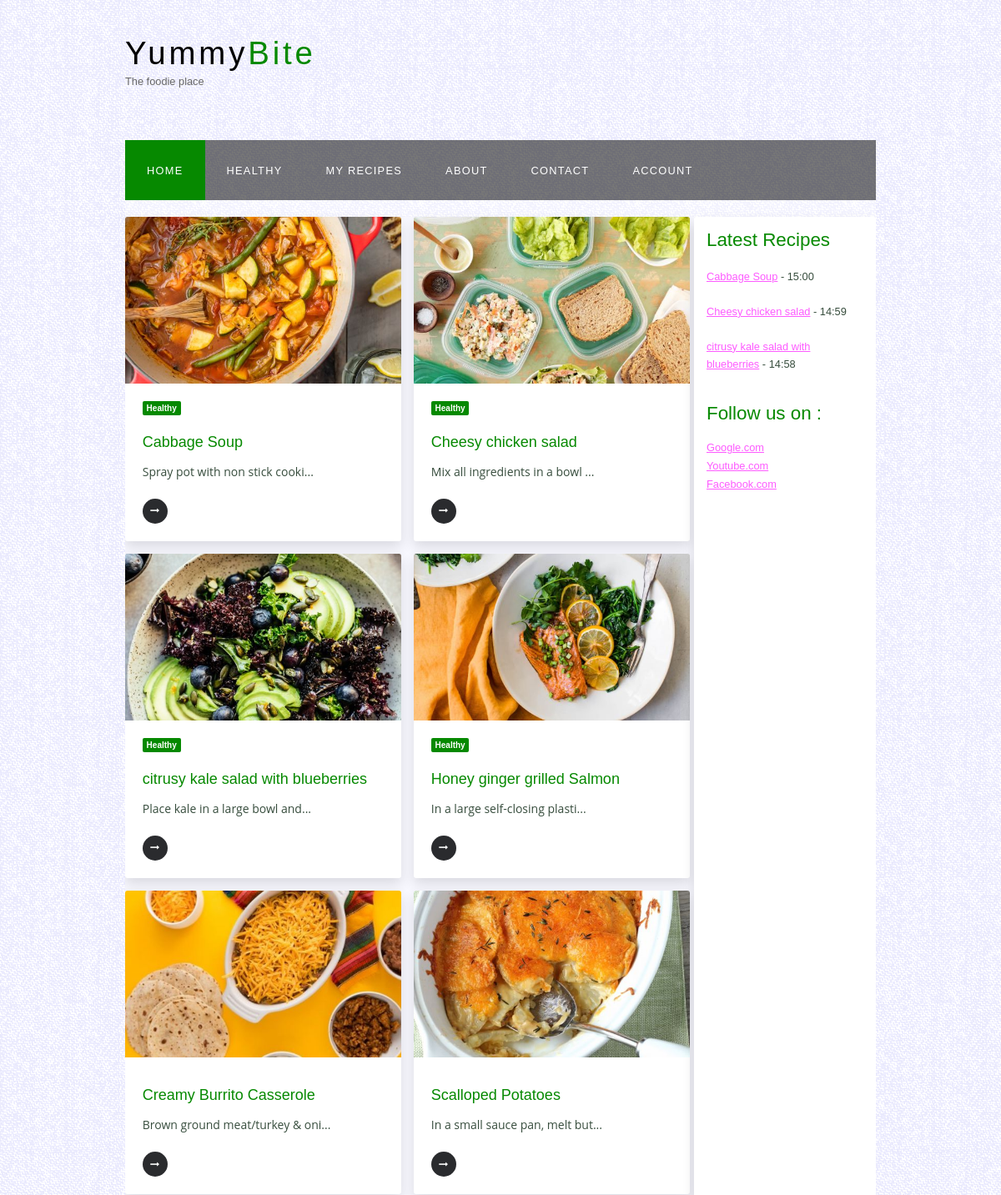
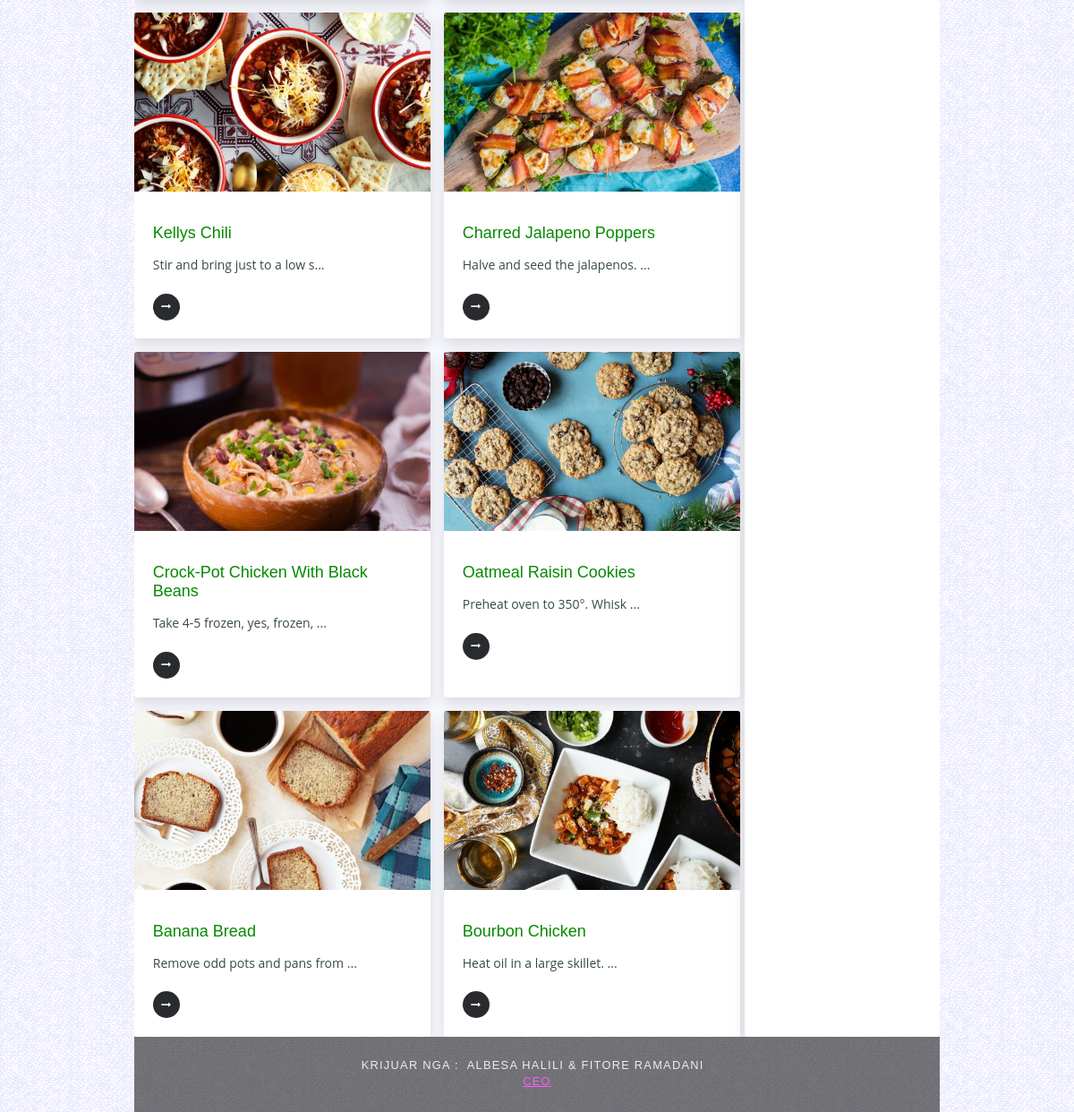
The page / on the database its author committed (2 pictures, top to bottom).
### tables this page shows
CREATE TABLE `recipe` (
  `id` int(11) NOT NULL,
  `name` varchar(60) NOT NULL,
  `ingredients` varchar(255) NOT NULL,
  `directions` varchar(255) NOT NULL,
  `readyIn` int(11) NOT NULL,
  `addedBy` varchar(60) NOT NULL,
  `image` longtext NOT NULL,
  `isHealthy` tinyint(1) NOT NULL,
  `created_at` datetime DEFAULT current_timestamp()
);

### index.php (the view, shortened to what this page needs)
<!DOCTYPE HTML>
<html>
<head>
  <link rel="stylesheet" type="text/css" href="style/style.css" title="style" />
  <link rel="stylesheet" href="https://cdnjs.cloudflare.com/ajax/libs/font-awesome/4.7.0/css/font-awesome.min.css">
</head>
<body>
  <div id="main">
    <div id="header">
      <div id="logo">
        <div id="logo_text">
          <h1><a href="index.php"><span class="logo_colour"><font color="#000000">Yummy</font>Bite</span></a></h1>
          <h2>The foodie place</h2>
        </div>
      </div>
	<?php
	include 'nav.php';
	?>
    </div>
    <div id="site_content">
<div id="content">
<div class="main_content" style="display:flex; flex-direction: row;">
    <div class="Grid">
<?php
    $imageSource = "images/";
    include 'includes/db.php';
    $sql = "SELECT * FROM recipe ORDER BY created_at DESC";
    $result = $link->query($sql);
    if ($result->num_rows > 0) {
      while($row = $result->fetch_assoc()) {
        $directions = strlen($row['directions']) > 30 ? substr($row['directions'],0,30)."..." : $row['directions'];
        $fullImageSource = $imageSource . $row['image'];
      ?>
      <div class="blog_post">
        <figure><img src="<?php echo $fullImageSource;?>"></figure>
        <aside><?php echo ($row['isHealthy'] == 1) ? '<small>Healthy</small>' : ''; ?>
          <h3><?php echo $row['name'];?></h3>
          <p><?php echo $directions;?></p><a class="read_more" href="recipe.php?id=<?php echo $row['id'];?>"><i class="fa fa-long-arrow-right"></i></a>
        </aside>
      </div>
      <?php
      }
      } else {
      echo "0 results";
    }
    ?>
        </div>
	      <div class="sidebar">
        <h3>Latest Recipes </h3>
        <?php
          include 'includes/db.php';
          $sql = "SELECT * FROM recipe ORDER BY created_at DESC LIMIT 3";
          $result = $link->query($sql);
          if ($result->num_rows > 0) {
            while($row = $result->fetch_assoc()) {
      ?>
        <p style="text-align:left;"><a href="recipe.php?id=<?php echo $row['id'];?>"><?php echo $row['name'];?></a> - <?php
          echo $time = date("H:i",strtotime($row['created_at']));
        ?></p>
    <?php
      }
      } else {
      echo "0 results";
    }
    ?>
        <h3>Follow us on :</h3>
        <ul>
          <li><a href="http://www.google.com">Google.com</a></li>
          <li><a href="http://www.youtube.com">Youtube.com</a></li>
          <li><a href="http://www.facebook.com">Facebook.com</a></li>
          <li>&nbsp;</li>
        </ul>
      </div>
  </div>
        </div>
      </div>
   <div id="footer"> Krijuar nga :&nbsp; Albesa Halili & Fitore Ramadani &nbsp;<p><a href="www.facebook.com">CEO</a></p></div>
  </div>
</body>
</html>

### nav.php (shortened to what this page needs)
<?php
	if(!isset($_SESSION['username'])){
		$ref="login.php";
	}else{
		$ref="account.php";
	}
?>
	  <div id="menubar">
        <ul id="menu">
          <li <?php if (basename($_SERVER['PHP_SELF']) == 'index.php') echo 'class="selected"' ?>><a href="index.php">Home</a></li>
          <li <?php if (basename($_SERVER['PHP_SELF']) == 'healthy.php') echo 'class="selected"' ?>><a href="healthy.php">Healthy</a></li>
          <li <?php if (basename($_SERVER['PHP_SELF']) == 'recipes.php') echo 'class="selected"' ?>><a href="recipes.php">My Recipes</a></li>
		  <li <?php if (basename($_SERVER['PHP_SELF']) == 'about.php') echo 'class="selected"' ?>><a href="about.php">About</a></li>
          <li <?php if (basename($_SERVER['PHP_SELF']) == 'contact.php') echo 'class="selected"' ?>><a href="contact.php">Contact</a></li>
		  <li <?php if (basename($_SERVER['PHP_SELF']) == 'account.php' || basename($_SERVER['PHP_SELF']) == 'login.php' || basename($_SERVER['PHP_SELF']) == 'register.php') echo 'class="selected"' ?>><a href="<?php echo $ref;?>">Account</a></li>
		</ul>
      </div>

### style/style.css (style rules this page uses)
html { height: 100%; }
* { margin: 0; padding: 0; }
body { font: normal .80em 'trebuchet ms', arial, sans-serif; background: #F0EFE2 url(prapavija.png) ; color: #777; }
p { padding: 0 0 20px 0; line-height: 1.7em; }
img { border: 0; }
h1, h2, h3, h4, h5, h6 { font: normal 175% 'century gothic', arial, sans-serif; color: #068900; margin: 0 0 15px 0; padding: 15px 0 5px 0; }
h2 { font: normal 175% 'century gothic', arial, sans-serif; color: #068900; }
a, a:hover { outline: none; text-decoration: underline; color: #FD5BFF; }
#main, #logo, #menubar, #site_content, #footer { margin-left: auto; margin-right: auto; }
#header { height: 240px; }
#logo { width: 900px; position: relative; height: 168px; }
#logo #logo_text { position: absolute; top: 20px; left: 0; }
#logo h1, #logo h2 { font: normal 300% 'century gothic', arial, sans-serif; border-bottom: 0; text-transform: none; margin: 0; }
#logo_text h1, #logo_text h1 a, #logo_text h1 a:hover { padding: 22px 0 0 0; color: #000; letter-spacing: 0.1em; text-decoration: none; }
#logo_text h1 a .logo_colour { color: #068900; }
#logo_text h2 { font-size: 100%; padding: 4px 0 0 0; color: #676767; }
#menubar { width: 900px; height: 72px; padding: 0; background: transparent url(transparent.png) repeat; }
ul#menu li { list-style: none; }
ul#menu li a { letter-spacing: 0.1em; font: normal 100% arial, sans-serif; display: block; float: left; height: 37px; padding: 29px 26px 6px 26px; text-align: center; color: #FFF; text-transform: uppercase; text-decoration: none; background: transparent; }
ul#menu li a:hover, ul#menu li.selected a, ul#menu li.selected a:hover { color: #FFF; background: #068900; }
#site_content { width: 900px; overflow: hidden; margin: 0 auto 0 auto; padding: 20px 0 0 0; background: transparent url(transparent_light.png) repeat; }
.sidebar { float: right; width: 250px; padding: 0 15px 20px 15px; margin-left:5px; background: white; box-shadow: 0px 7px 15px rgb(0 0 0 / 12%); border-radius:3px; }
.sidebar li { list-style: none; padding: 0 0 7px 0; }
#content p { color: #374d3d ; text-align: center ; }
#footer { width: 900px; font: normal 100% 'lucida sans unicode', arial, sans-serif; height: 55px; padding: 24px 0 5px 0; text-align: center; background: transparent url(transparent.png) repeat; color:#edede8; text-transform: uppercase; letter-spacing: 0.1em; }
.main_content { flex: 1; background: ghostwhite; }
.main_content .Grid { width: 100%; display: grid; grid-gap: 15px; grid-template-columns: repeat(auto-fill, minmax(250px, 1fr)); grid-auto-rows: auto; }
.main_content .Grid .blog_post { background: white; box-shadow: 0px 7px 15px rgba(0, 0, 0, 0.12); display: flex; flex-direction: column; border-radius: 3px; }
.main_content .Grid .blog_post figure { width: 100%; height: 200px; margin: 0; border-radius: 3px 3px 0px 0px; }
.main_content .Grid .blog_post figure img { width: 100%; height: 100%; display: block; -o-object-fit: cover; object-fit: cover; border-radius: 3px 3px 0px 0px; }
.main_content .Grid .blog_post aside { display: flex; align-items: flex-start; flex-direction: column; flex: 1; padding: 1.3rem; }
.main_content .Grid .blog_post aside h3 { font-size: 18px; margin: 0; }
.main_content .Grid .blog_post aside small { padding: 0.2rem 0.3rem; background: #068900; color: white; font-size: 10px; font-weight: bold; border-radius: 2px; margin-bottom: 7px; }
.main_content .Grid .blog_post aside p { font-size: 14px; font-family: "Open Sans", sans-serif; margin-top: 8px; }
.main_content .Grid .blog_post aside .read_more { width: 30px; height: 30px; background: #2A2B2E; border-radius: 120px; text-decoration: none; display: inline-block; display: flex; justify-content: center; align-items: center; transition: 0.2s ease; }
.main_content .Grid .blog_post aside .read_more i { color: white; font-size: 11px; }

### rows shown on the page
recipe: image (picture), isHealthy "Healthy", name "Cabbage Soup", directions "Spray pot with non stick cooki...", created_at "15:00"
recipe: image (picture), isHealthy "Healthy", name "Cheesy chicken salad", directions "Mix all ingredients in a bowl ...", created_at "14:59"
recipe: image (picture), isHealthy "Healthy", name "citrusy kale salad with blueberries", directions "Place kale in a large bowl and...", created_at "14:58"
recipe: image (picture), isHealthy "Healthy", name "Honey ginger grilled Salmon", directions "In a large self-closing plasti..."
recipe: image (picture), name "Creamy Burrito Casserole", directions "Brown ground meat/turkey & oni..."
recipe: image (picture), name "Scalloped Potatoes", directions "In a small sauce pan, melt but..."
recipe: image (picture), name "Kellys Chili", directions "Stir and bring just to a low s..."
recipe: image (picture), name "Charred Jalapeno Poppers", directions "Halve and seed the jalapenos. ..."
recipe: image (picture), name "Crock-Pot Chicken With Black Beans", directions "Take 4-5 frozen, yes, frozen, ..."
recipe: image (picture), name "Oatmeal Raisin Cookies", directions "Preheat oven to 350°. Whisk ..."
recipe: image (picture), name "Banana Bread", directions "Remove odd pots and pans from ..."
recipe: image (picture), name "Bourbon Chicken", directions "Heat oil in a large skillet. ..."
